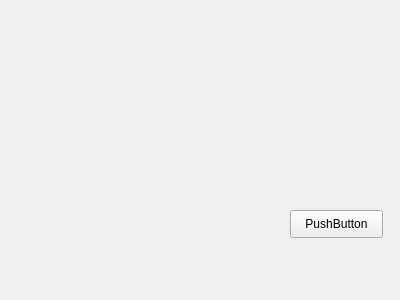
<?xml version="1.0" encoding="UTF-8"?>
<ui version="4.0">
 <class>Widget</class>
 <widget class="QWidget" name="Widget">
  <property name="geometry">
   <rect>
    <x>0</x>
    <y>0</y>
    <width>400</width>
    <height>300</height>
   </rect>
  </property>
  <property name="windowTitle">
   <string>Widget</string>
  </property>
  <widget class="QPushButton" name="btn">
   <property name="geometry">
    <rect>
     <x>290</x>
     <y>210</y>
     <width>93</width>
     <height>28</height>
    </rect>
   </property>
   <property name="text">
    <string>PushButton</string>
   </property>
  </widget>
 </widget>
 <layoutdefault spacing="6" margin="11"/>
 <resources/>
 <connections/>
</ui>
